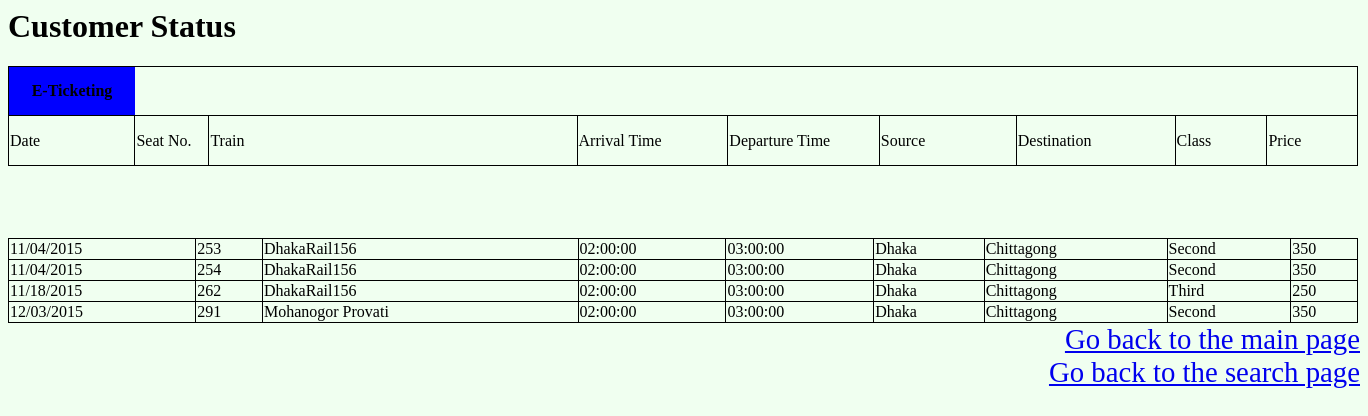
Page /status.php (signed in) on the committed database.
### tables this page shows
CREATE TABLE `booking` (
  `ID` int(7) NOT NULL,
  `date` text NOT NULL,
  `seat_no` int(50) NOT NULL,
  `customerNo` int(100) NOT NULL,
  `Checked` int(1) NOT NULL DEFAULT '0',
  `ScheduleNo` int(100) NOT NULL
);

CREATE TABLE `train` (
  `no` int(100) NOT NULL,
  `total_seat` int(100) NOT NULL,
  `trainName` varchar(100) NOT NULL,
  `freeSeat` int(255) NOT NULL
);

CREATE TABLE `schedule` (
  `ScheduleNo` int(3) NOT NULL,
  `RouteNo` int(7) NOT NULL,
  `Arrival` time NOT NULL,
  `Departure` time NOT NULL,
  `trainNo` int(10) NOT NULL,
  `station` int(7) NOT NULL
);

CREATE TABLE `route` (
  `id` int(100) NOT NULL,
  `source` varchar(100) NOT NULL,
  `destination` varchar(100) NOT NULL
);

CREATE TABLE `class` (
  `classNo` int(5) NOT NULL,
  `TicketPrice` int(6) NOT NULL,
  `ClassName` varchar(30) NOT NULL
);

### client.php (the view, shortened to what this page needs)
<?php
include("connect.php");
class client {
    public $c;
    public $conn;
    public function __construct() {
        $this->c = new connect();
        $this->conn = $this->c->con();
    }
    public function listBookings($id) {
        $query = "Select * from booking,schedule,route,train,class,seat,payment where booking.customerNo=" . $id . " and booking.ScheduleNo=schedule.ScheduleNo and schedule.routeNo=route.id and schedule.trainNo=train.no and booking.seat_no=seat.SeatNo and seat.ClassNo=class.classNo and payment.customerNo=booking.customerNo;";
        $result = $this->c->execute($this->conn, $query);
        if ($result->num_rows > 0) {
            echo "<table style=\"border:1px solid black; border-collapse:collapse;\" width=\"1350\"> \n";
            while ($row = $result->fetch_assoc()) {
                echo "<tr>\n";
                echo "<td style=\"border:1px solid black;\">" . $row["date"] . "</td>" . " " . "<td style=\"border:1px solid black;\">" . $row["seat_no"] . "</td>" . " " . "<td style=\"border:1px solid black;\">" . $row["trainName"] . "</td>" . "<td style=\"border:1px solid black;\">" . $row["Arrival"] . "</td>" . " " . "<td style=\"border:1px solid black;\">" . $row["Departure"] . "</td>" . " " . "<td style=\"border:1px solid black;\">" . $row["source"] . "</td>" . " " . "<td style=\"border:1px solid black;\">" . $row["destination"] . "</td>" . " " . "<td style=\"border:1px solid black;\">" . $row["ClassName"] . "</td>" . " " . "<td style=\"border:1px solid black;\">" . $row["TicketPrice"] . "</td>" . "</br>";
                echo "</tr>\n";
            }
        }
    }
}

### Status.css (style rules this page uses)
body { background-color:honeydew; }

### rows in the picture
booking: date "11/04/2015", seat_no "253", train.trainName "DhakaRail156", ScheduleNo.Arrival "02:00:00", ScheduleNo.Departure "03:00:00", route.source "Dhaka", route.destination "Chittagong", class.ClassName "Second", class.TicketPrice "350"
booking: date "11/04/2015", seat_no "254", train.trainName "DhakaRail156", ScheduleNo.Arrival "02:00:00", ScheduleNo.Departure "03:00:00", route.source "Dhaka", route.destination "Chittagong", class.ClassName "Second", class.TicketPrice "350"
booking: date "11/18/2015", seat_no "262", train.trainName "DhakaRail156", ScheduleNo.Arrival "02:00:00", ScheduleNo.Departure "03:00:00", route.source "Dhaka", route.destination "Chittagong", class.ClassName "Third", class.TicketPrice "250"
booking: date "12/03/2015", seat_no "291", train.trainName "Mohanogor Provati", ScheduleNo.Arrival "02:00:00", ScheduleNo.Departure "03:00:00", route.source "Dhaka", route.destination "Chittagong", class.ClassName "Second", class.TicketPrice "350"
